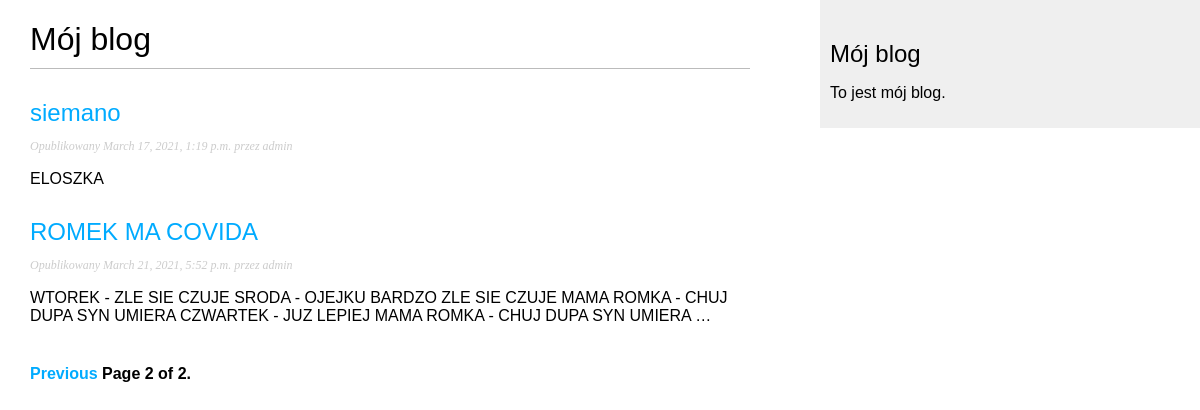
Screenshot of /blog/?page=2 with the database file from the repository.
### blog/models.py (models this page shows)
class Post(models.Model):
    STATUS_CHOICES = (
        ('draft', 'Draft'),
        ('published', 'Published'),
        )
    title = models.CharField(max_length=250)
    slug = models.SlugField(max_length=250,
                unique_for_date='publish')
    author = models.ForeignKey(User,
                    on_delete=models.CASCADE,
                        related_name='blog_posts')
    body = models.TextField()
    publish = models.DateTimeField(default=timezone.now)
    created = models.DateTimeField(auto_now_add=True)
    updated = models.DateTimeField(auto_now=True)
    status = models.CharField(max_length=10,
        choices=STATUS_CHOICES,
                    default='draft')
    objects = models.Manager()
    published = PublishedManager()
    def get_absolute_url(self):
        return reverse('blog:post_detail',
                        args=[self.publish.year,
                              self.publish.month,
                              self.publish.day,
                              self.slug])

### blog/views.py (the view)
# urls.py: path('',views.PostListView.as_view(), name='post_list'),
class PostListView(ListView):
    queryset = Post.published.all()
    context_object_name = 'posts'
    paginate_by = 3
    template_name = 'blog/post/list.html'

### blog/templates/blog/post/list.html (shortened to what this page needs)
{% extends "blog/base.html" %}
{% block content %}
<h1>Mój blog</h1>
{% for post in posts %}
<h2>
    <a href="{{ post.get_absolute_url }}">
        {{ post.title }}
    </a>
</h2>
<p class="date">
Opublikowany {{ post.publish }} przez {{ post.author }}
</p>
{{ post.body|truncatewords:30|linebreaks }}
{% endfor %}
{% include "blog/pagination.html" with page=page_obj %}
{% endblock %}

### blog/static/css/blog.css (style rules this page uses)
body { margin:0; padding:0; font-family:helvetica, sans-serif; }
a { color:#00abff; text-decoration:none; }
h1 { font-weight:normal; border-bottom:1px solid #bbb; padding:0 0 10px 0; }
h2 { font-weight:normal; margin:30px 0 0; }
p.date { color:#ccc; font-family: georgia, serif; font-size: 12px; font-style: italic; }

### rows the page displays
Post: title "siemano", publish "March 17, 2021, 1:19 p.m.", author "admin", body "ELOSZKA"
Post: title "ROMEK MA COVIDA", publish "March 21, 2021, 5:52 p.m.", author "admin", body "WTOREK - ZLE SIE CZUJE SRODA - OJEJKU BARDZO ZLE SIE CZUJE MAMA ROMKA - CHUJ DUPA SYN UMIERA CZWARTEK - JUZ LEPIEJ MAMA ROMKA - CHUJ DUPA SYN UMIERA …"

### other values shown
{{ page.number }} "2"
{{ page.paginator.num_pages }} "2"
